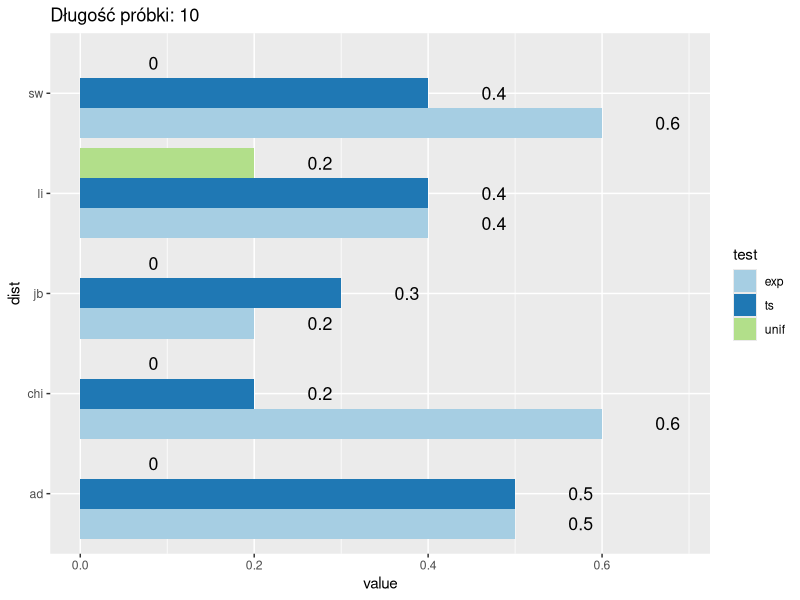
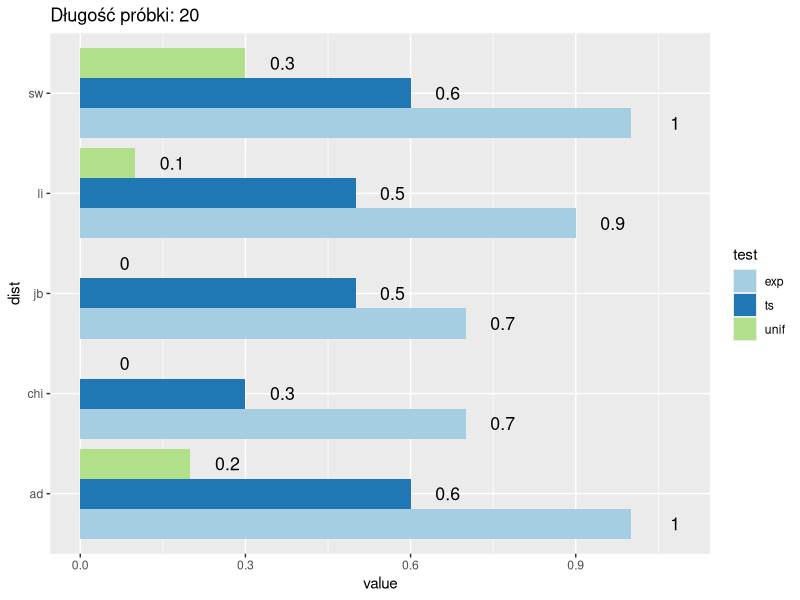
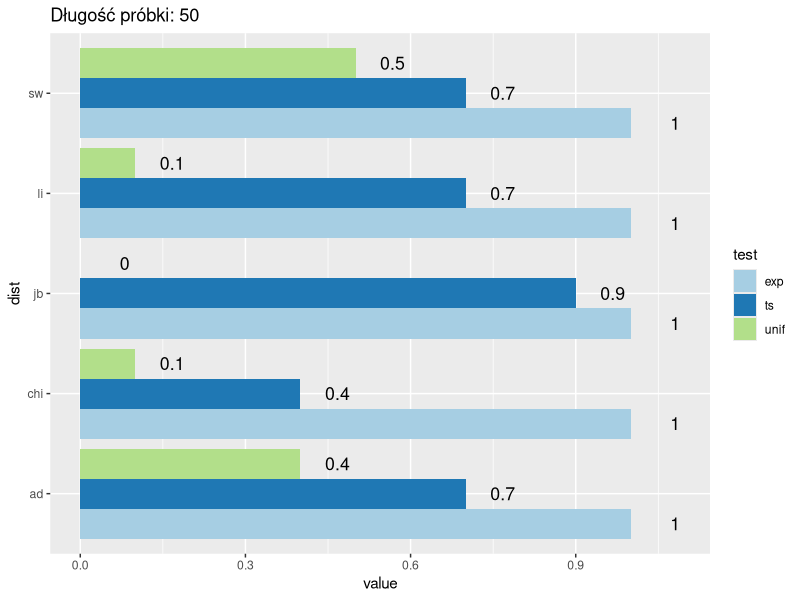
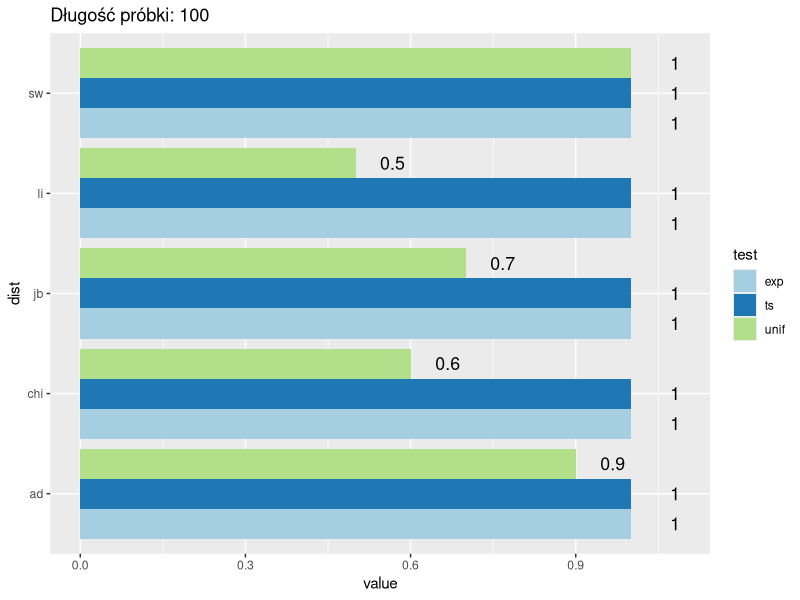

These charts were generated, in order, by the following R code:
## ---- chunk 1
library(dplyr)
library(tidyr)
library(nortest)
library(tseries)
library(ggplot2)
library(reshape2)
library(tidyverse)
library(kableExtra)
## ---- chunk 2
len <- c(10, 20, 50, 100)
sym <- 10
alpha <- 0.05
## ---- chunk 3
gen <- function(y)
{
  dane <- lapply(y, function(x)
  {
    list("ts" = rt(x, 2), 
         "unif" = runif(x, -1, 1), 
         "exp" = rexp(x, 10000)
    )
    
  }) 
  return(dane)
}
## ---- chunk 4
df <- data.frame()
for (a in len)
{
  for (b in 1:sym) 
  {
    data <- gen(a)
    pvalues <- lapply(data[[1]], function(x)
    {
      list(
           "sw" = shapiro.test(x)$p.value,
           "jb" = jarque.bera.test(x)$p.value,
           "li" = lillie.test(x)$p.value,
           "chi" = pearson.test(x)$p.value,
           "ad" = ad.test(x)$p.value)
    })
    df <- rbind(df, c(as.data.frame(pvalues), "length" = a))
    
  }
}
## ---- chunk 5
df_pomoc <- df

df <- cbind(df[,-length(df)] < alpha, "length" = df[,length(df)])
df <- as_tibble(df)
df2 <- df %>%
  group_by(length) %>%
  summarise_all(funs(mean))

mali <- list()
for (c in 1:4)
  {
  m <- matrix(df2[c,-1], ncol = 5, byrow = TRUE)
  m <- as.data.frame(m)
  colnames(m) <- c("sw", "jb", "li", "chi", "ad")
  rownames(m) <- c("ts", "unif", "exp")
  mali[[c]] <- m
  
}
names(mali) <- len
## ---- chunk 6
mali[[1]] %>%
  kable() %>%
  kable_styling(bootstrap_options = c("striped", "hover", "bordered"), full_width = FALSE, position = "float_left") %>%
  column_spec(2:6, width = "5em") %>%
  add_header_above(c(" ",  "wielkość próbki- 10" = 5))

mali[[2]] %>%
  kable() %>%
  kable_styling(bootstrap_options = c("striped", "hover", "bordered"), full_width = FALSE, position = "float_right") %>%
  column_spec(2:6, width = "5em") %>%
  add_header_above(c(" ",  "wielkość próbki- 20" = 5))

mali[[3]] %>%
  kable() %>%
  kable_styling(bootstrap_options = c("striped", "hover", "bordered"), full_width = FALSE, position = "float_left") %>%
  column_spec(2:6, width = "5em") %>%
  add_header_above(c(" ",  "wielkość próbki- 50" = 5))

mali[[4]] %>%
  kable() %>%
  kable_styling(bootstrap_options = c("striped", "hover", "bordered"), full_width = FALSE, position = "right") %>%
  column_spec(2:6, width = "5em") %>%
  add_header_above(c(" ",  "wielkość próbki- 100" = 5))
## ---- chunk 7
df_pomoc <- as_tibble(df_pomoc)
df_pomoc2 <- cbind(df_pomoc[,-length(df_pomoc)] < alpha, "length" = df_pomoc[,length(df_pomoc)])

df_pomoc3 <- df_pomoc2 %>%
  group_by(length) %>%
  summarise_all(funs(mean))

charts <- list(0, 0, 0, 0)

for (x in 1:length(len))
{
  aaa <- df_pomoc3[which(df_pomoc3$length == len[x]),-1]
  
  aa <- as_tibble(melt(aaa))
  aa <- aa %>%
    separate(variable, c("test", "dist"))
  
  a <- aa %>%
    ggplot(aes(x = dist, y = value, fill = test)) + 
    geom_bar(stat="identity", position = position_dodge()) + 
    coord_flip()+
    geom_text(aes(y = value + 0.09, label = value), size = 4.5, position = position_dodge(0.9), hjust = 1, color = "black") +
    scale_fill_brewer(palette="Paired") +
    labs(title = paste0("Długość próbki: ", len[x]))
  
  charts[[x]] <- a
}
## ---- chunk 8
charts[[1]]
charts[[2]]
charts[[3]]
charts[[4]]
